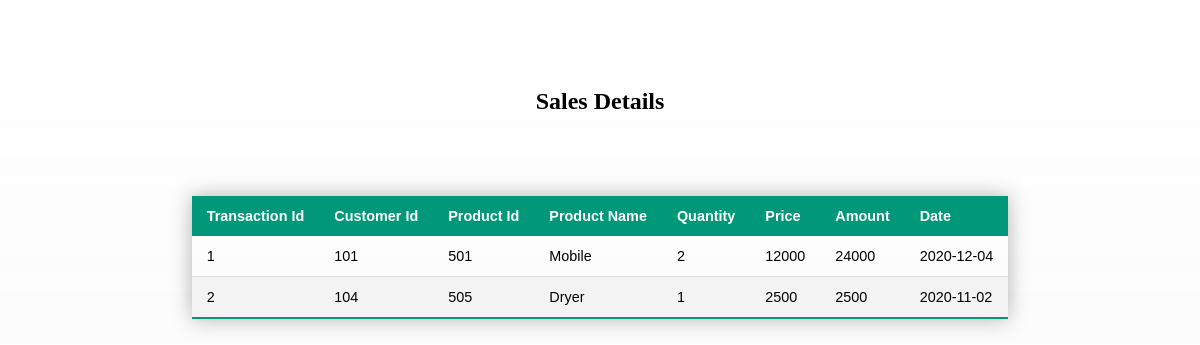
/view_sales.php (signed in), run on the app's committed database.
### tables this page shows
CREATE TABLE IF NOT EXISTS `sales` (
  `transaction_id` int(11) NOT NULL,
  `customer_id` int(101) NOT NULL,
  `product_id` int(11) NOT NULL,
  `product_name` varchar(32) NOT NULL,
  `quantity` int(11) NOT NULL,
  `price` int(11) NOT NULL,
  `amount` int(11) NOT NULL,
  `date` date NOT NULL,
  PRIMARY KEY (`transaction_id`)
);

### view_sales.php (the view, shortened to what this page needs)
<!DOCTYPE html>
<html lang="en">
<head>
<link rel="stylesheet" href="tablecss.css">
</head>
<body>
    <?php require "menu.php" ?>
    <br><br>
    <center>
        <h2>Sales Details</h2>
    </center>
    <br><br>
<center>
    <div>
        <table class="styled-table">
            <?php
                 $db=mysqli_connect('localhost','root','','test');
                 $qry='SELECT * FROM sales';
                 $result=mysqli_query($db,$qry);
                $num=mysqli_num_rows($result);
                if($num>0){
                    echo"<thead>
                        <tr>
        <th>Transaction Id</th>
        <th>Customer Id</th>
        <th>Product Id</th>
        <th>Product Name</th>
        <th>Quantity</th>
        <th>Price</th>
        <th>Amount</th>
        <th>Date</th>
                        </tr>
                        </thead>
                        <tbody>";
                        while($row=mysqli_fetch_assoc($result)){
                            echo"
                            <tr>
                                <td>".$row['transaction_id']."</td>
                                <td>".$row['customer_id']."</td>
                                <td>".$row['product_id']."</td>
                                <td>".$row['product_name']."</td>
                                <td>".$row['quantity']."</td>
                                <td>".$row['price']."</td>
                                <td>".$row['amount']."</td>
                                <td>".$row['date']."</td>
                            </tr>";
                        }
                    echo"</tbody>";
                    }
                ?>
        </table>
    </div>
</center>
</body>
</html>

### tablecss.css (style rules this page uses)
.styled-table { border-collapse: collapse; margin: 25px 0; font-size: 0.9em; font-family: sans-serif; min-width: 400px; box-shadow: 0 0 20px rgba(0, 0, 0, 0.30); }
.styled-table thead tr { background-color: #009879; color: #ffffff; text-align: left; }
.styled-table th, .styled-table td { padding: 12px 15px; }
.styled-table tbody tr { border-bottom: 1px solid #dddddd; }
.styled-table tbody tr:nth-of-type(even) { background-color: #f3f3f3; }
.styled-table tbody tr:last-of-type { border-bottom: 2px solid #009879; }
body { background: linear-gradient(rgb(197 226 12 / 0%),rgb(178 181 174 / 4%)),url(image3.jpg); background-size: cover; background-position: center; }

### data on the page
sales: transaction_id "1", customer "101", product "501", product_name "Mobile", quantity "2", price "12000", amount "24000", date "2020-12-04"
sales: transaction_id "2", customer "104", product "505", product_name "Dryer", quantity "1", price "2500", amount "2500", date "2020-11-02"
